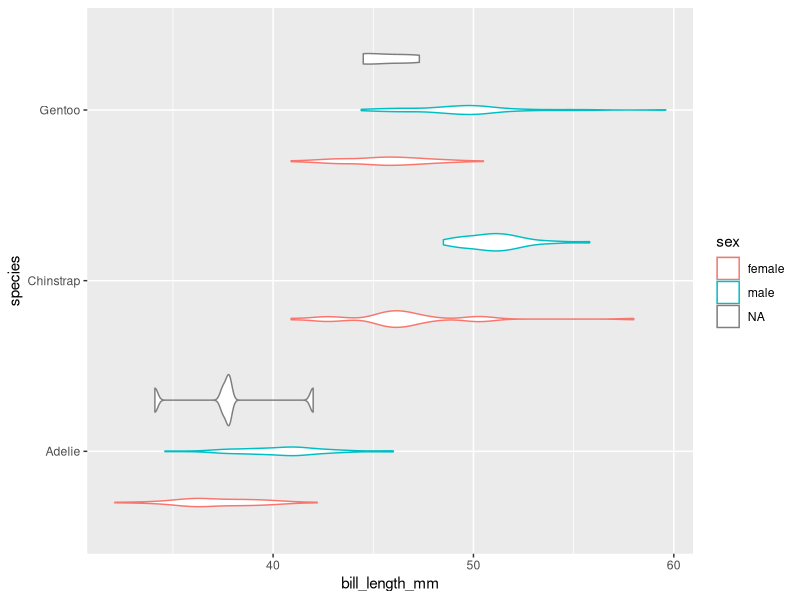
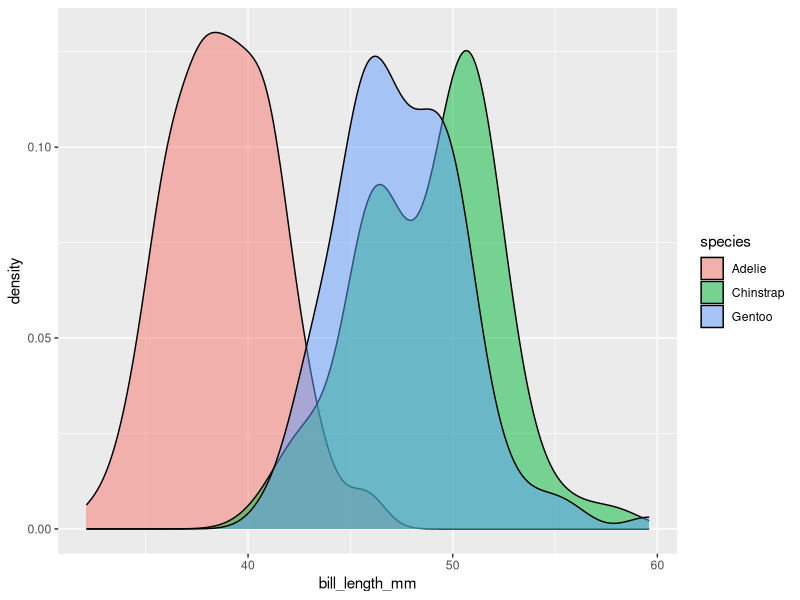
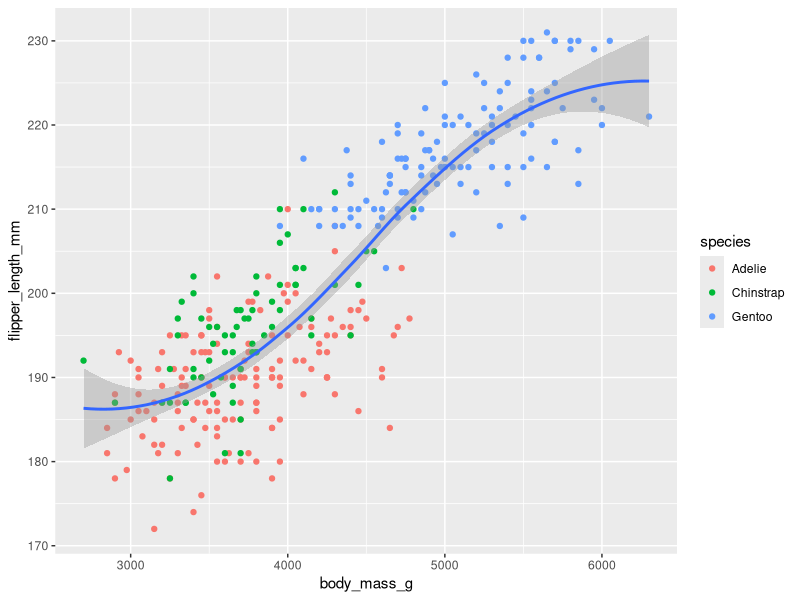
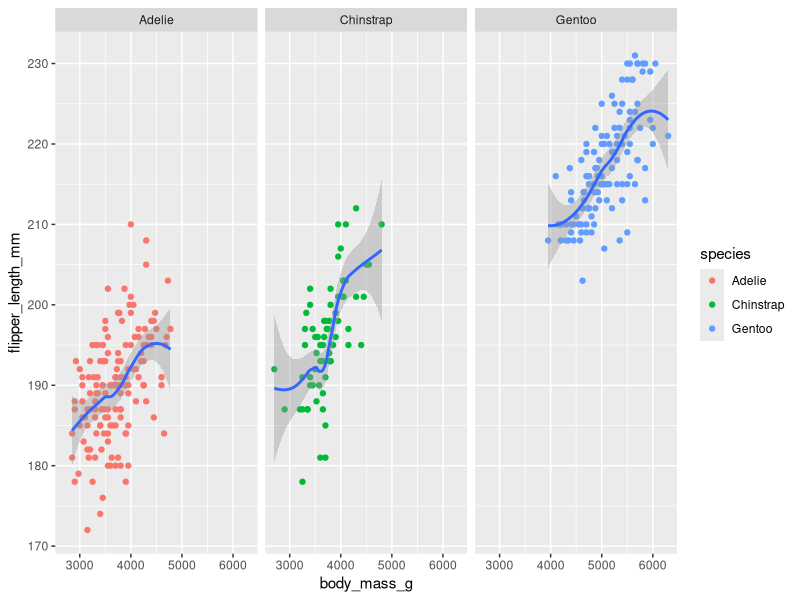

R code for these plots, in order:
## ---- chunk 1
knitr::opts_chunk$set(echo = TRUE)
library(tidyverse)
library(palmerpenguins)
## ---- chunk 2
view(penguins)
dim(penguins)
colnames(penguins)
## ---- chunk 3
ggplot(data = penguins) + 
  geom_violin(mapping = aes(x = bill_length_mm, y = species, color = sex)) 
  
penguins %>%
  ggplot() +
  geom_density(mapping = aes(x = bill_length_mm, fill=species), alpha=0.5)
## ---- chunk 4
ggplot(data = penguins) +
  geom_point(mapping = aes(x = body_mass_g, y = flipper_length_mm, color = species)) + 
  geom_smooth(mapping = aes(x = body_mass_g, y = flipper_length_mm))
## ---- chunk 5
ggplot(data = penguins) +
  geom_point(mapping = aes(x = body_mass_g, y = flipper_length_mm, color = species)) + 
  geom_smooth(mapping = aes(x = body_mass_g, y = flipper_length_mm)) + 
  facet_wrap(~species)
